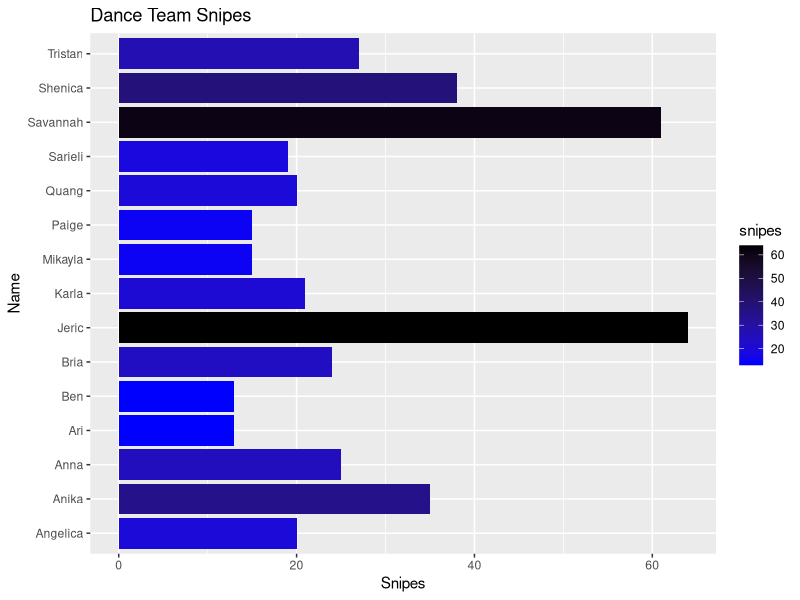

Recreate this plot in R.
library(ggplot2)

names <- c("Jeric", "Savannah", "Shenica", "Anika", "Tristan", "Anna", "Bria", "Karla", "Angelica", "Quang","Sarieli", "Mikayla", "Paige", "Ari", "Ben")
snipes <- c(64, 61, 38, 35, 27, 25, 24, 21, 20, 20, 19, 15, 15, 13, 13)
data <- data.frame(names, snipes)
print(data)

plot <- ggplot(data, aes(x = names, y = snipes, fill = snipes)) + 
  geom_col() + 
  coord_flip() +
  labs(title = "Dance Team Snipes", x = "Name", y = "Snipes") +
  scale_fill_gradient(low = "blue", high = "black")


print(plot)
